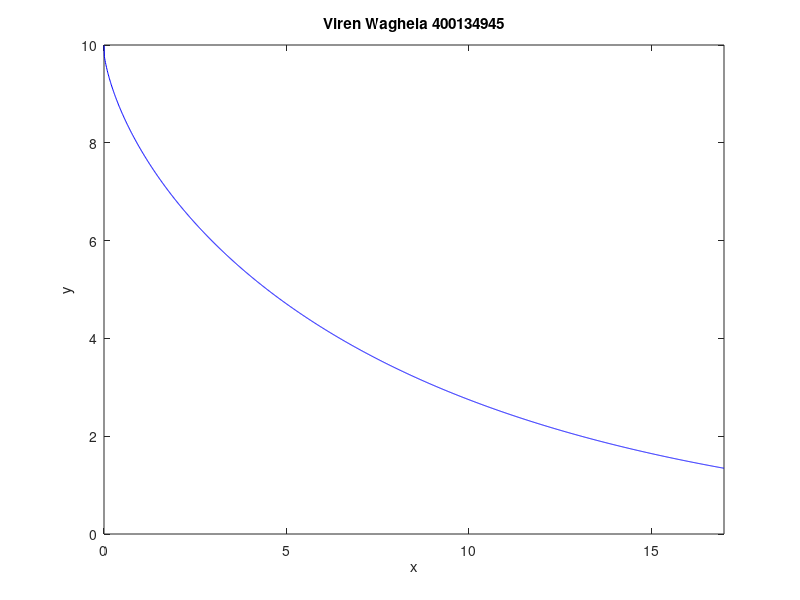

MATLAB code for this plot:
%1a)

h = 0.4;
X = 2;
N = round(X/h);
x = zeros(1,N+1);
y = zeros(1,N+1);
x(1) = 0;
y(1) = 3;
for n = 1:N
    x(n+1) = x(n) + h;
    y(n+1) = y(n) + h*(((x(n)).^2)*(y(n))/4);
end

disp(y(N+1));

%1b)

h = 0.2;
X = 2;
N = round(X/h);
x = zeros(1,N+1);
y = zeros(1,N+1);
x(1) = 0;
y(1) = 3;
for n = 1:N
    x(n+1) = x(n) + h;
    y(n+1) = y(n) + h*(((x(n)).^2)*(y(n))/4);
end

disp(y(N+1));


%3:

h = 0.4;
X = 2;
N = round(X/h);
x = zeros(1,N+1); 
y = zeros(1,N+1); 
x(1) = 0; 
y(1) = 3; 

for n = 1:N 
  x(n+1) = x(n) + h; 
  y(n+1) = y(n) + h*(((x(n)).^2)*(y(n))/4);
end

x2 = x;
y2 = y;

h = 0.2;
X = 2;
N = round(X/h);
x = zeros(1,N+1); 
y = zeros(1,N+1); 
x(1) = 0; 
y(1) = 3; 

for n = 1:N 
  x(n+1) = x(n) + h; 
  y(n+1) = y(n) + h*(((x(n)).^2)*(y(n))/4);
end

x1 = x;
y1 = y;

h = 0.1;
X = 2;
N = round(X/h);
x = zeros(1,N+1); 
y = zeros(1,N+1); 
x(1) = 0; 
y(1)= 3;

for n = 1:N 
  x(n+1) = x(n) + h; 
  y(n+1) = y(n) + h*(((x(n)).^2)*(y(n))/4);
end

yExact = 3*exp(x.^3./12);

plot(x,yExact,'b',x,y,'r',x1,y1,'c',x2,y2,'m');
title('Viren Waghela, 400134945');
legend('exact solution','h=0.1','h=0.2','h=0.4',...
       'Location','NorthWest');
xlabel('x'); ylabel('y');


%4:

h = 0.01; % time step
X = 17; % maximum value of x
N = round(X/h); 
x = zeros(1,N+1); 
y = zeros(1,N+1); 
x(1) = 0; 
y(1) = 9.99; 

for n = 1:N % Loop to generate steps from n = 1 to n = N
  x(n+1) = x(n) + h; 
  y(n+1) = y(n) + h*(-y(n)./(sqrt(10.^2-y(n).^2))); 
end

x1 = x;
y1 = y;


plot(x1,y1,'b');
xlim([0 17]);

title('Viren Waghela 400134945'); 
xlabel('x'); ylabel('y'); 


